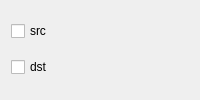
<ui version="4.0">
 <class>ConnForm</class>
 <widget class="QWidget" name="ConnForm">
  <property name="windowTitle">
   <string>Connect</string>
  </property>
  <layout class="QVBoxLayout" name="verticalLayout">
   <item>
    <widget class="QCheckBox" name="src">
     <property name="text">
      <string>src</string>
     </property>
    </widget>
   </item>
   <item>
    <widget class="QCheckBox" name="dst">
     <property name="text">
      <string>dst</string>
     </property>
    </widget>
   </item>
  </layout>
 </widget>
 <resources/>
 <connections>
  <connection>
   <sender>src</sender>
   <signal>toggled(bool)</signal>
   <receiver>dst</receiver>
   <slot>setChecked(bool)</slot>
  </connection>
 </connections>
</ui>
